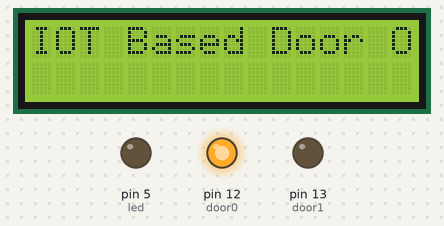
A sketch run on a simulated Arduino Uno, built with avr-gcc and run on an emulated ATmega328P. On the bench: 16×2 character LCD, output pins drawn as LEDs (lit = HIGH). The modem accepts every AT command (registered, SIM ready, sends succeed) and sends nothing else; what the sketch prints to the serial monitor is not drawn.

Above: at 0.1 s.
At 4.2 s:
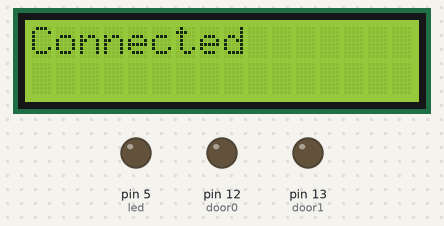
At 5.7 s:
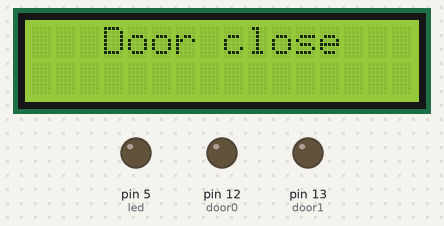
At 15.8 s:
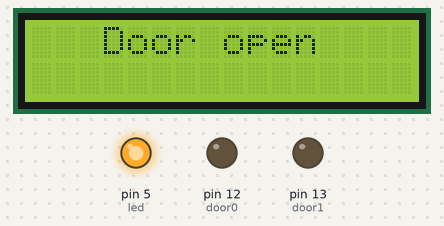
At 20.9 s:
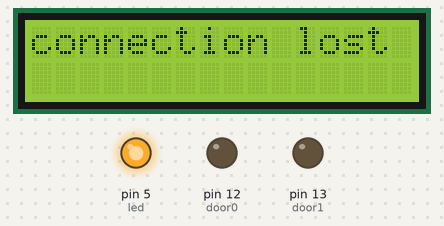
At 38.2 s:
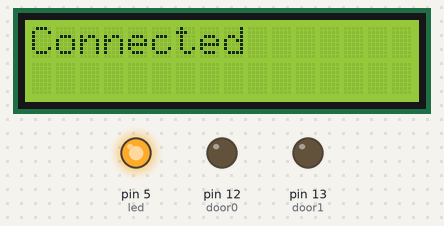
Timing chart, 0 to 39.7 s (numbered marks = the images above):
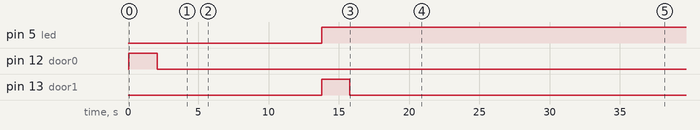

Measured:
- by itself, pin 5 (led): LOW → HIGH at 13.8 s
- by itself, pin 13 (door1): LOW → HIGH at 13.8 s, → LOW 2.0 s later
- what the display in image 1 shows lasts 1.5 s, from 4.2 s to 5.7 s
- what the display in image 2 shows lasts 8.1 s, from 5.7 s to 13.8 s
- what the display in image 3 shows lasts 7.1 s, from 13.8 s to 20.9 s
- what the display in image 4 shows lasts 1.0 s, from 20.9 s to 21.9 s

The sketch:

door_opener.ino
```cpp
#include <SoftwareSerial.h>
#include <LiquidCrystal.h>

String AP = "";       // CHANGE ME
String PASS = ""; // CHANGE ME
String USER_ID = ""; //Username for IOTGecko
String USER_PASS = ""; //Password for IOTGecko
String PORT= "";
String HOST="";

int countTrueCommand;
int countTimeCommand;
boolean found = false;
int pinVal=0;

SoftwareSerial esp8266(2,3); // make RX Arduino line is pin 2, make TX Arduino line is pin 3.
//Physical pin connection, RX is on the TX Pin abd TX is on the RX pin
LiquidCrystal lcd(6,7,8,9,10,11);

bool open = false;
const int door0 = 12;
const int door1 = 13;
const int led = 5;
int door_status,first;
String data="";
int reset;
int counter=0;

void setup()
{
  Serial.begin(9600);
  //Door setup to close
  pinMode(door0,OUTPUT);
  pinMode(door1,OUTPUT);
  pinMode(led,OUTPUT);
  digitalWrite(led,LOW);
  lcd.begin(16, 2);
  lcd.clear();
  lcd.print("IOT Based Door Opener");
  digitalWrite(door0,HIGH);
  digitalWrite(door1,LOW);
  delay(2000);
  digitalWrite(door0,LOW);
  digitalWrite(door1,LOW);
  //WiFi Setup
  lcd.clear();
  lcd.print("Connecting Wifi");
  esp8266.begin(9600); // your esp's baud rate might be different
  sendData("AT","OK",5,1);
  sendData("AT+CWMODE=1","OK",5,1); // configure as access point
  sendData("AT+CWJAP=\""+ AP +"\",\""+ PASS +"\"","OK",10000,1);
  lcd.clear();
  lcd.print("Connecting to iotgecko.com");
  delay(2000);
  sendData("AT+CIPSTART=\"TCP\",\""+ HOST +"\","+ PORT,"OK",15,1);
  lcd.clear();
  lcd.println("Connected");
  delay(1500);
  lcd.clear();
  lcd.print("   Door close   ");
  reset=0;
}

void loop()
{
  if(reset==1)
  {
    lcd.clear();
    lcd.print("connection lost");
    delay(1000);
    lcd.clear();
    lcd.setCursor(0, 1);
    lcd.print("Reconnecting...");
    sendData("AT+CIPCLOSE","OK",5,1);
    sendData("AT+CIPSTART=\"TCP\",\""+ HOST +"\","+ PORT,"OK",15,1);
    reset=0;
    lcd.clear();
    lcd.print("Connected");
    delay(2000);
    //sendReq();
  }
  else
  {
  int test=sendReq();
  counter++;
  if(counter%2==0){
    if((test==1) && open == false)
    {
      lcd.clear();
      lcd.print("   Door open   ");
      Serial.println("door open");
      digitalWrite(led,HIGH);
      digitalWrite(door0,LOW);
      digitalWrite(door1,HIGH);
      delay(2000);
      digitalWrite(door0,LOW);
      digitalWrite(door1,LOW);
      open = true;
    }
    else if((test==0) && open == true)
    {
      lcd.clear();
      lcd.print("   Door close   ");
      Serial.println("door close");
      digitalWrite(led,LOW);
      digitalWrite(door0,HIGH);
      digitalWrite(door1,LOW);
      delay(2000);
      digitalWrite(door0,LOW);
      digitalWrite(door1,LOW);
      open = false;
    }
    reset=1;
  }
  sendData("AT+CIPCLOSE","OK",5,0);
  }
}

int sendReq(){
  sendData("AT+CIPSEND=75",">",100,0); //Change 75 to length of the request being sent
  esp8266.println(""); //Put GET request for the site with
  countTrueCommand++;
  if(esp8266.find("pin=0")) //Compare the ESP response to expected response
  {
    pinVal = 0;
    return pinVal;
  }
  else //Compare the ESP response to expected response
  {
    pinVal = 1;
    return pinVal;
  }
}

void sendData(String cmd,char response[],int timeout,int debug)
{
  Serial.print(countTrueCommand);
  Serial.print(". at command => ");
  Serial.println(cmd); //What was put in the loop
  while(countTimeCommand < (timeout*1))
  {
    esp8266.println(cmd);//Sends AT command to the WiFi module
    if(esp8266.find(response)) //Compare the ESP response to expected response
    {
      found = true;
      break;
    }

    countTimeCommand++;
  }

  if(found == true)
  {
    Serial.println("OYI");
    countTrueCommand++;
    countTimeCommand = 0;
  }

  if(found == false)
  {
    Serial.println("Fail");
    countTrueCommand = 0;
    countTimeCommand = 0;
    reset=1;
  }
}
```
